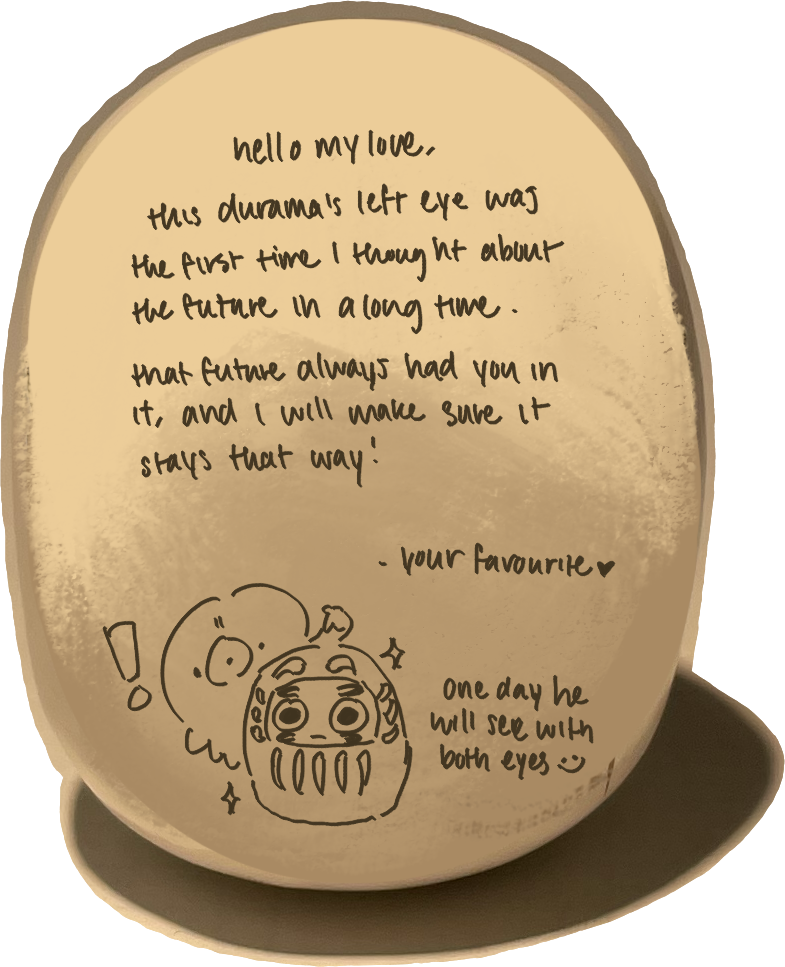
#> input picture public/durama-hover.png, 785 x 967 px; its folder holds only this picture in this run
$ python crop_to_visible_pixels.py
#> lines starting #> are read from the running program, lines starting #| are printed output that depends on the picture; after the words box and inside, x2 and y2 are one past the last pixel; in counts of white or black regions, pixels touching at a corner belong together
#> in process_directory, img is the input picture: PIL image 785x967 RGBA; mean R, G, B, A 143.4, 121.5, 88.9, 201.5
import os
from PIL import Image

def get_components(mask, min_area):
    """
    Finds connected components in a binary mask (pixels are 0 or 255)
    and returns a list of bounding boxes for those components whose area
    is at least min_area.
    """
    width, height = mask.size
    data = mask.load()
    # Create a 2D visited array
    visited = [[False] * width for _ in range(height)]
    components = []

    for y in range(height):
        for x in range(width):
            if visited[y][x]:
                continue
            if data[x, y] != 255:
                visited[y][x] = True
                continue

            # Start flood fill for a new component.
            stack = [(x, y)]
            comp_pixels = []

            while stack:
                cx, cy = stack.pop()
                if visited[cy][cx]:
                    continue
                visited[cy][cx] = True
                if data[cx, cy] == 255:
                    comp_pixels.append((cx, cy))
                    # Check 4-connected neighbors.
                    if cx > 0 and not visited[cy][cx - 1]:
                        stack.append((cx - 1, cy))
                    if cx < width - 1 and not visited[cy][cx + 1]:
                        stack.append((cx + 1, cy))
                    if cy > 0 and not visited[cy - 1][cx]:
                        stack.append((cx, cy - 1))
                    if cy < height - 1 and not visited[cy + 1][cx]:
                        stack.append((cx, cy + 1))

            # If the component is large enough, add its bounding box.
            if len(comp_pixels) >= min_area:
                xs = [p[0] for p in comp_pixels]
                ys = [p[1] for p in comp_pixels]
                # +1 for right and lower as PIL's crop box is non-inclusive
                bbox = (min(xs), min(ys), max(xs) + 1, max(ys) + 1)
                components.append(bbox)
    return components

def get_visible_bbox(image, min_area_ratio=0.001):
    """
    Computes the union bounding box of all connected regions of visible
    (alpha > 1) pixels whose area exceeds min_area_ratio of the total image area.
    If none are found, returns None.
    """
#> called with min_area_ratio = 0.001
    if image.mode != 'RGBA':
        image = image.convert('RGBA')
    alpha = image.getchannel('A')
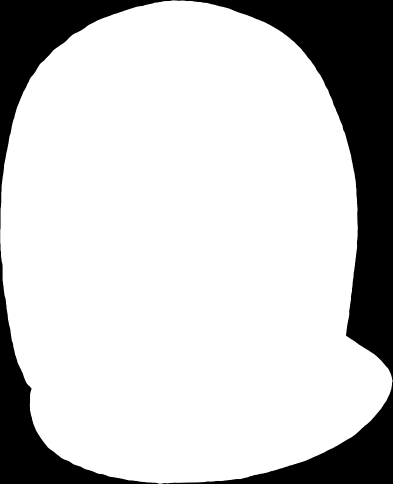
#> alpha: PIL image 785x967 L (shown at 1/2 size); min 0, max 255, mean 201.5
    # Build a binary mask: visible pixels become 255, others 0.
    mask = alpha.point(lambda p: 255 if p > 1 else 0)
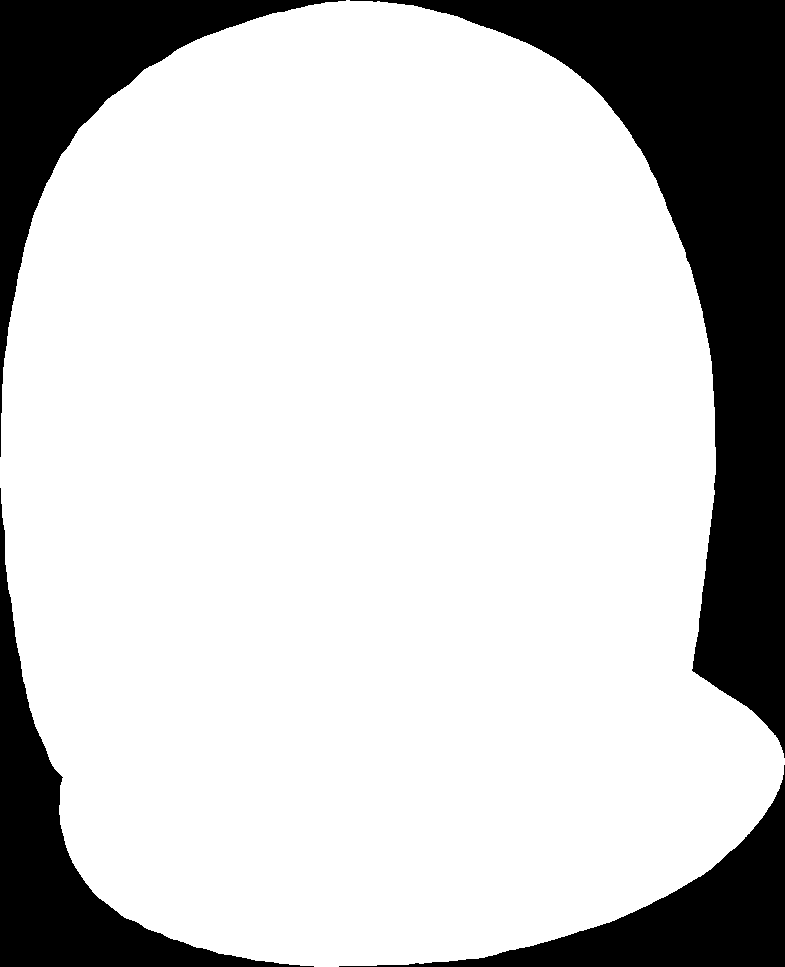
#> mask: PIL image 785x967 L; 79.2% white; 4 black regions, box (x1, y1, x2, y2) and area: (350, 0, 785, 758) 82436, (0, 0, 346, 457) 29147, (0, 488, 314, 967) 25629, (339, 765, 785, 967) 20862
    width, height = mask.size
    total_area = width * height
    min_area = total_area * min_area_ratio

    components = get_components(mask, min_area)
#> components = [(0, 0, 785, 967)]
    if not components:
        return None

    # Union all component bounding boxes.
    left = min(comp[0] for comp in components)
#> left = 0
    upper = min(comp[1] for comp in components)
#> upper = 0
    right = max(comp[2] for comp in components)
#> right = 785
    lower = max(comp[3] for comp in components)
#> lower = 967
    return (left, upper, right, lower)

# [17 lines left out: function union_bbox, not called in this run]

def crop_visible_pixels(image, bbox=None):
    """
    Crops the image to the provided bbox.
    If bbox is None, calculates the visible bbox.
    """
    if bbox is None:
        bbox = get_visible_bbox(image)
#> bbox = (0, 0, 785, 967)
    if bbox:
        return image.crop(bbox)
    return image

def process_directory(directory):
    # Group images by their base name (ignoring "-hover" suffix).
    groups = {}
    for filename in os.listdir(directory):
        if filename.lower().endswith('.png'):
            if filename.lower().endswith('-hover.png'):
                base = filename[:-len('-hover.png')]
                groups.setdefault(base, {})['hover'] = filename
            else:
                base = filename[:-len('.png')]
                groups.setdefault(base, {})['normal'] = filename

    for base, group in groups.items():
        if 'normal' in group and 'hover' in group:
            normal_path = os.path.join(directory, group['normal'])
            hover_path = os.path.join(directory, group['hover'])
            try:
                with Image.open(normal_path) as normal_img, Image.open(hover_path) as hover_img:
                    normal_img = normal_img.convert('RGBA')
                    hover_img = hover_img.convert('RGBA')

                    bbox_normal = get_visible_bbox(normal_img)
                    bbox_hover = get_visible_bbox(hover_img)
                    combined_bbox = union_bbox(bbox_normal, bbox_hover)

                    if combined_bbox:
                        normal_cropped = normal_img.crop(combined_bbox)
                        hover_cropped = hover_img.crop(combined_bbox)
                    else:
                        normal_cropped = normal_img
                        hover_cropped = hover_img

                    normal_cropped.save(normal_path)
                    hover_cropped.save(hover_path)
                    print(f"Cropped group: {group['normal']} and {group['hover']}")
            except Exception as e:
                print(f"Error processing group {base}: {e}")
        else:
            filename = group.get('normal') or group.get('hover')
            filepath = os.path.join(directory, filename)
            try:
                with Image.open(filepath) as img:
                    img = img.convert('RGBA')
                    cropped_img = crop_visible_pixels(img)
                    cropped_img.save(filepath)
                    print(f"Cropped: {filename}")
            except Exception as e:
                print(f"Error processing {filename}: {e}")

if __name__ == "__main__":
    process_directory("public")

$ run again, on public/flower.png
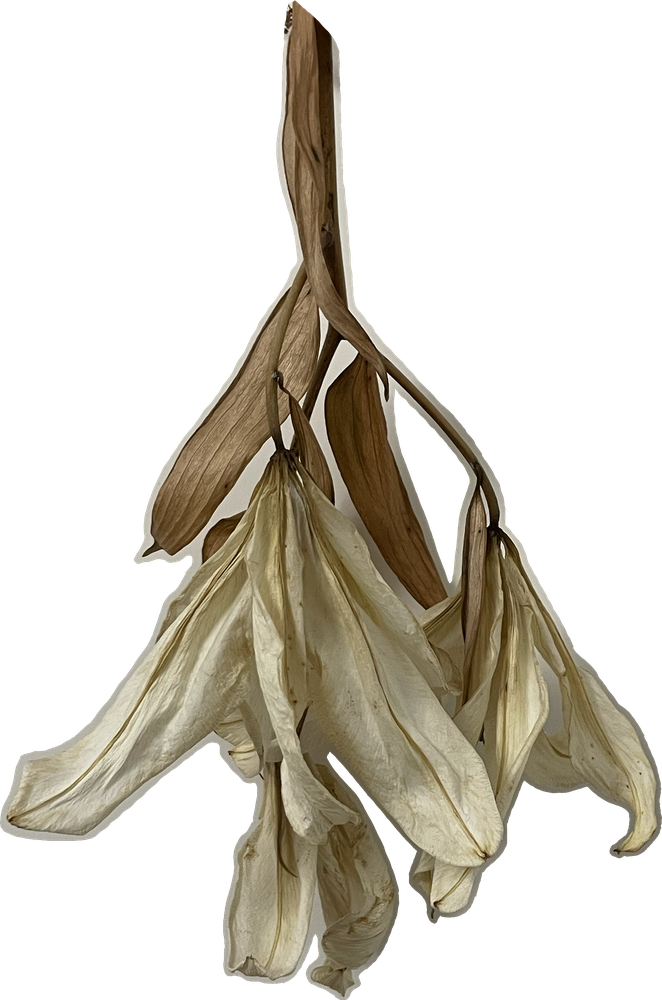
#> input picture public/flower.png, 662 x 1000 px, shrunk from 1552 x 2345 before the run
#> in process_directory, img is the input picture: PIL image 662x1000 RGBA; mean R, G, B, A 50.4, 45.8, 35.7, 90.3
#> in get_visible_bbox, `alpha = image.getchannel('A')`:
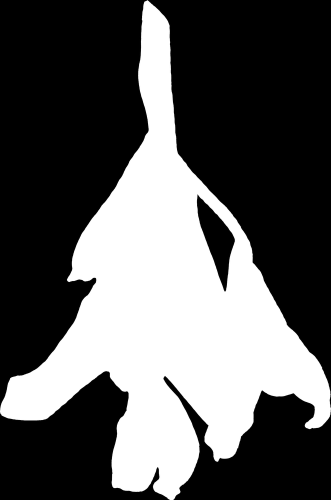
#> alpha: PIL image 662x1000 L (shown at 1/2 size); min 0, max 255, mean 90.3
#> in get_visible_bbox, `mask = alpha.point(lambda p: 255 if p > 1 else 0)`:
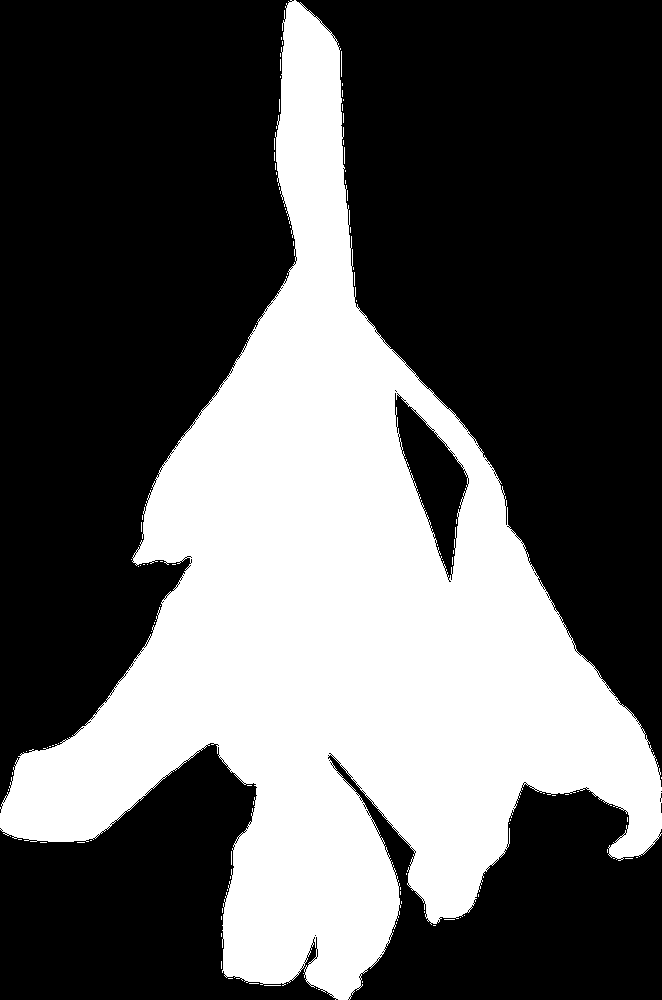
#> mask: PIL image 662x1000 L; 36.2% white; 107 white regions (105 under 20 px), largest, box (x1, y1, x2, y2) and area: (0, 0, 662, 1000) 239365, (341, 51, 342, 77) 26
#> in get_visible_bbox, `components = get_components(mask, min_area)`: components = [(0, 0, 662, 1000)]
#> left = 0
#> right = 662
#> lower = 1000
#> bbox = (0, 0, 662, 1000)
